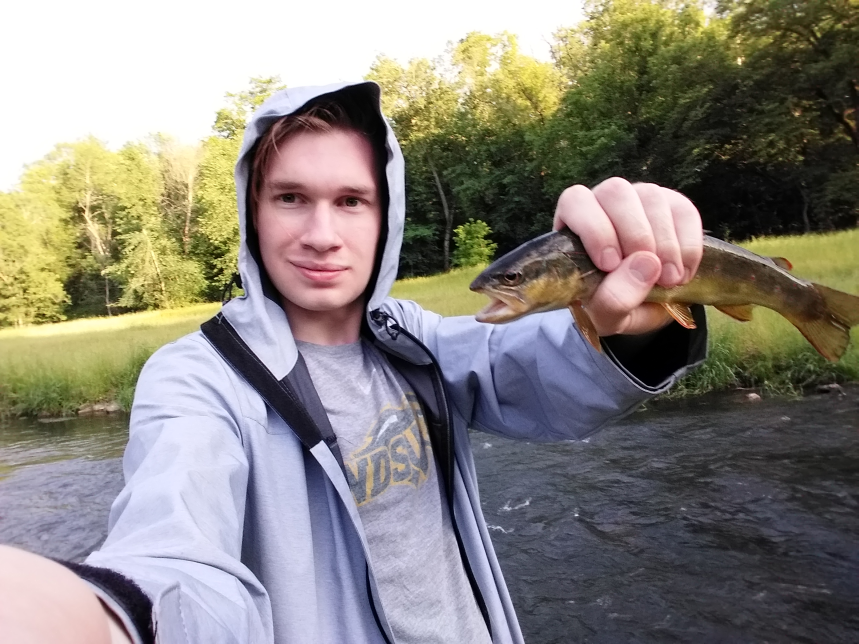
#> input picture Playground/Resources/Fishing.jpg, 2576 x 1932 px, given in place of the camera (shown at 1/3 size)
$ python colorPicker.py
#> lines starting #> are read from the running program, lines starting #| are printed output that depends on the picture; after the words box and inside, x2 and y2 are one past the last pixel; in counts of white or black regions, pixels touching at a corner belong together
import cv2
import numpy as np

frameWidth = 640
frameHeight = 480
cap = cv2.VideoCapture(0)
cap.set(3, frameWidth)
cap.set(4, frameHeight)
cap.set(10,150)

def empty(a):
    pass

cv2.namedWindow("HSV")
cv2.resizeWindow("HSV",640,240)
cv2.createTrackbar("HUE Min","HSV",48,179,empty)
cv2.createTrackbar("HUE Max","HSV",98,179,empty)
cv2.createTrackbar("SAT Min","HSV",31,255,empty)
cv2.createTrackbar("SAT Max","HSV",140,255,empty)
cv2.createTrackbar("VALUE Min","HSV",9,255,empty)
cv2.createTrackbar("VALUE Max","HSV",255,255,empty)


while True:

    _, img = cap.read()
#> img is the input picture: shape (1932, 2576, 3); mean B, G, R 125.8, 133, 137.9
    imgHsv = cv2.cvtColor(img,cv2.COLOR_BGR2HSV)
#> imgHsv: shape (1932, 2576, 3); mean H, S, V 72.4, 66.2, 147.9

    h_min = cv2.getTrackbarPos("HUE Min","HSV")
    h_max = cv2.getTrackbarPos("HUE Max", "HSV")
    s_min = cv2.getTrackbarPos("SAT Min", "HSV")
    s_max = cv2.getTrackbarPos("SAT Max", "HSV")
    v_min = cv2.getTrackbarPos("VALUE Min", "HSV")
    v_max = cv2.getTrackbarPos("VALUE Max", "HSV")
    print(h_min)

    lower = np.array([h_min,s_min,v_min])
    upper = np.array([h_max,s_max,v_max])
    mask = cv2.inRange(imgHsv,lower,upper)
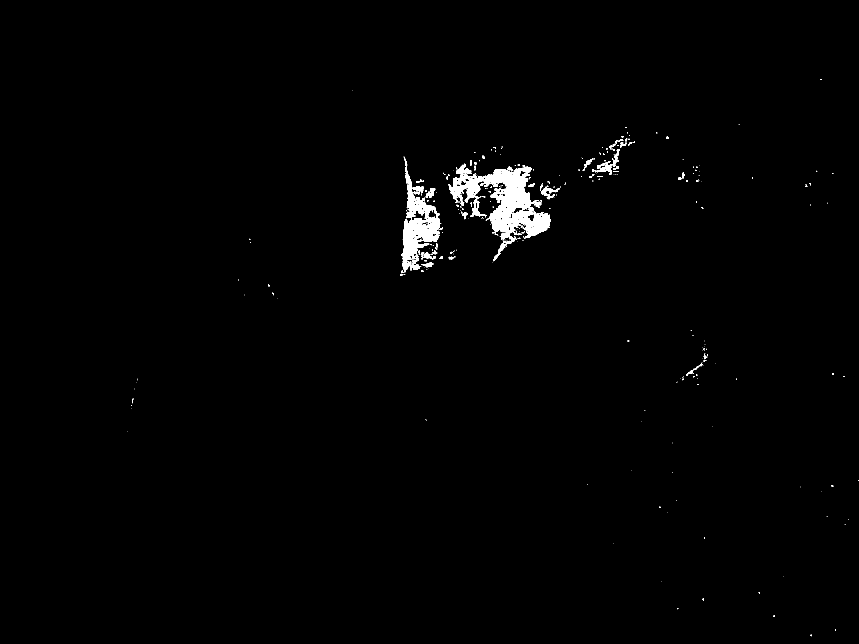
#> mask: shape (1932, 2576) (shown at 1/3 size); 0.99% white; 341 white regions (275 under 20 px), largest, box (x1, y1, x2, y2) and area: (1344, 491, 1652, 784) 27693, (1203, 470, 1324, 817) 13629, (1776, 448, 1860, 518) 1304
    result = cv2.bitwise_and(img,img, mask = mask)

    mask = cv2.cvtColor(mask, cv2.COLOR_GRAY2BGR)
    hStack = np.hstack([img,mask,result])
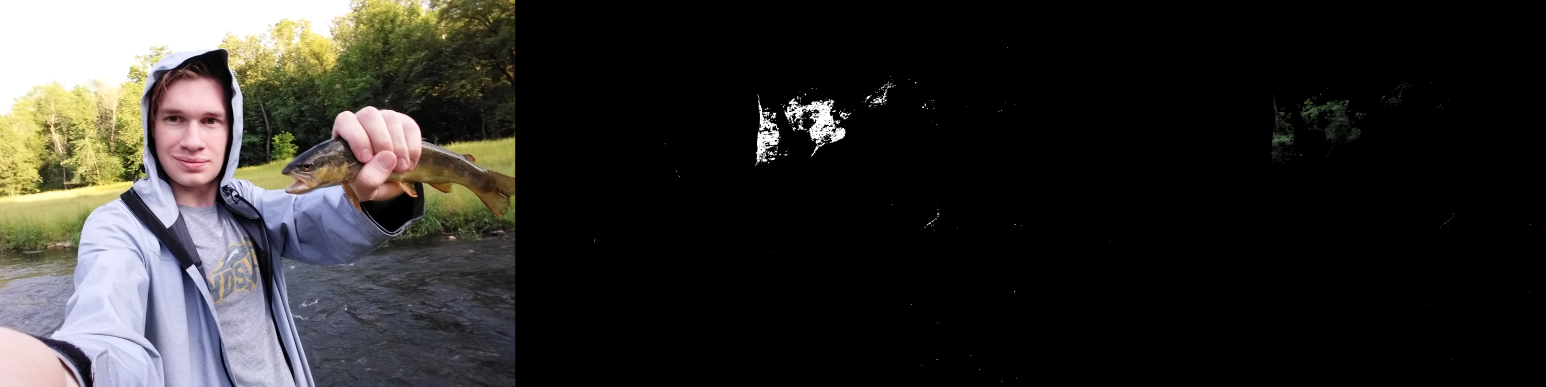
#> hStack: shape (1932, 7728, 3) (shown at 1/5 size); mean B, G, R 42.9, 45.3, 46.9
    # [4 lines of commented-out code are left out]
    cv2.imshow('Horizontal Stacking', hStack)
    if cv2.waitKey(1) & 0xFF == ord('q'):
#> (key q is pressed here)
        break

cap.release()
cv2.destroyAllWindows()

$ run again, on Playground/Resources/Five.jpg
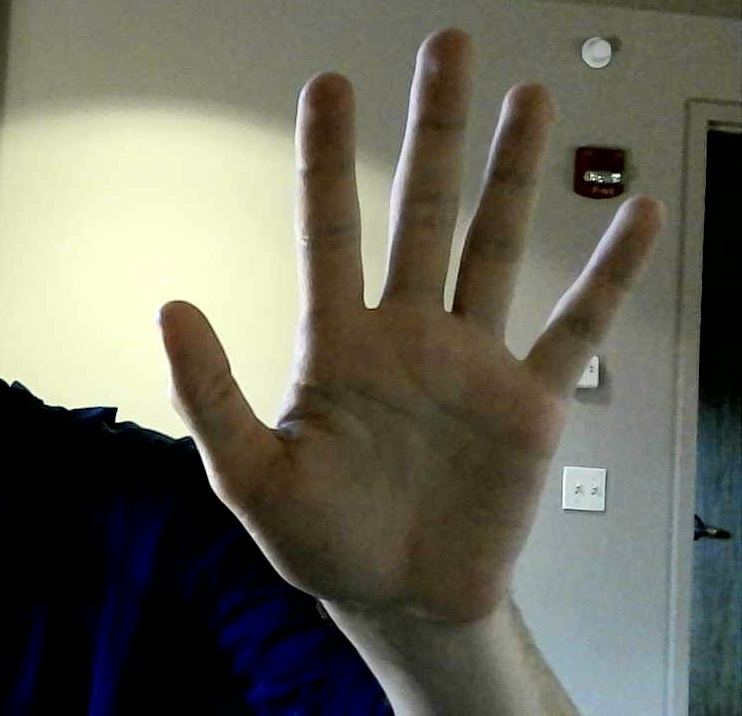
#> input picture Playground/Resources/Five.jpg, 742 x 716 px, given in place of the camera
#> img is the input picture: shape (716, 742, 3); mean B, G, R 90.9, 104.2, 104.6
#> imgHsv: shape (716, 742, 3); mean H, S, V 41.9, 76.1, 110.1
#> `mask = cv2.inRange(imgHsv,lower,upper)`:
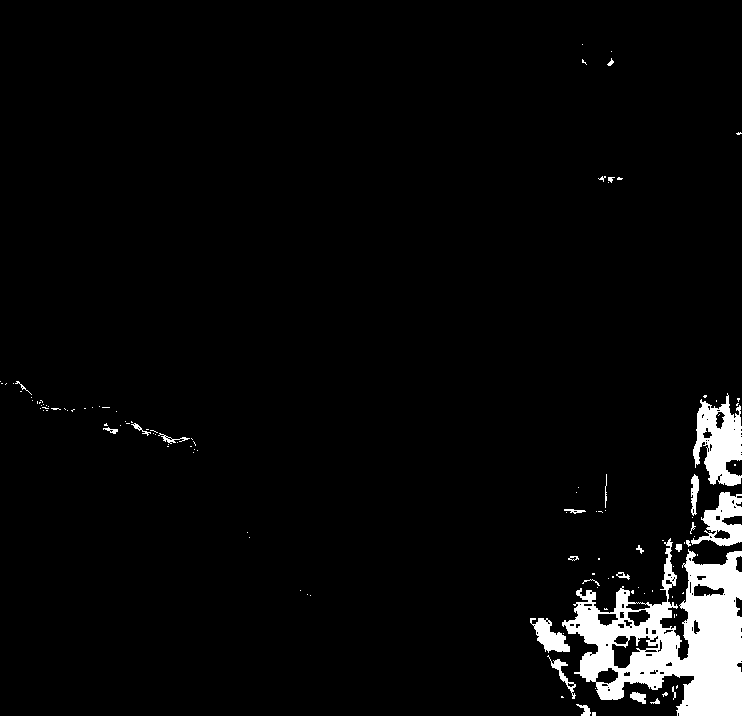
#> mask: shape (716, 742); 4.1% white; 121 white regions (96 under 20 px), largest, box (x1, y1, x2, y2) and area: (562, 538, 742, 716) 15310, (693, 393, 742, 486) 2770, (691, 492, 742, 546) 1365
#> `hStack = np.hstack([img,mask,result])`:
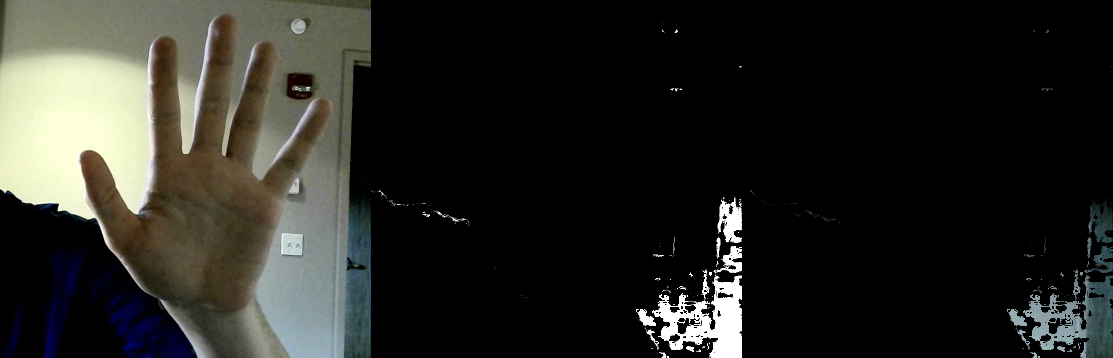
#> hStack: shape (716, 2226, 3) (shown at 1/2 size); mean B, G, R 35.3, 39.7, 39.6
